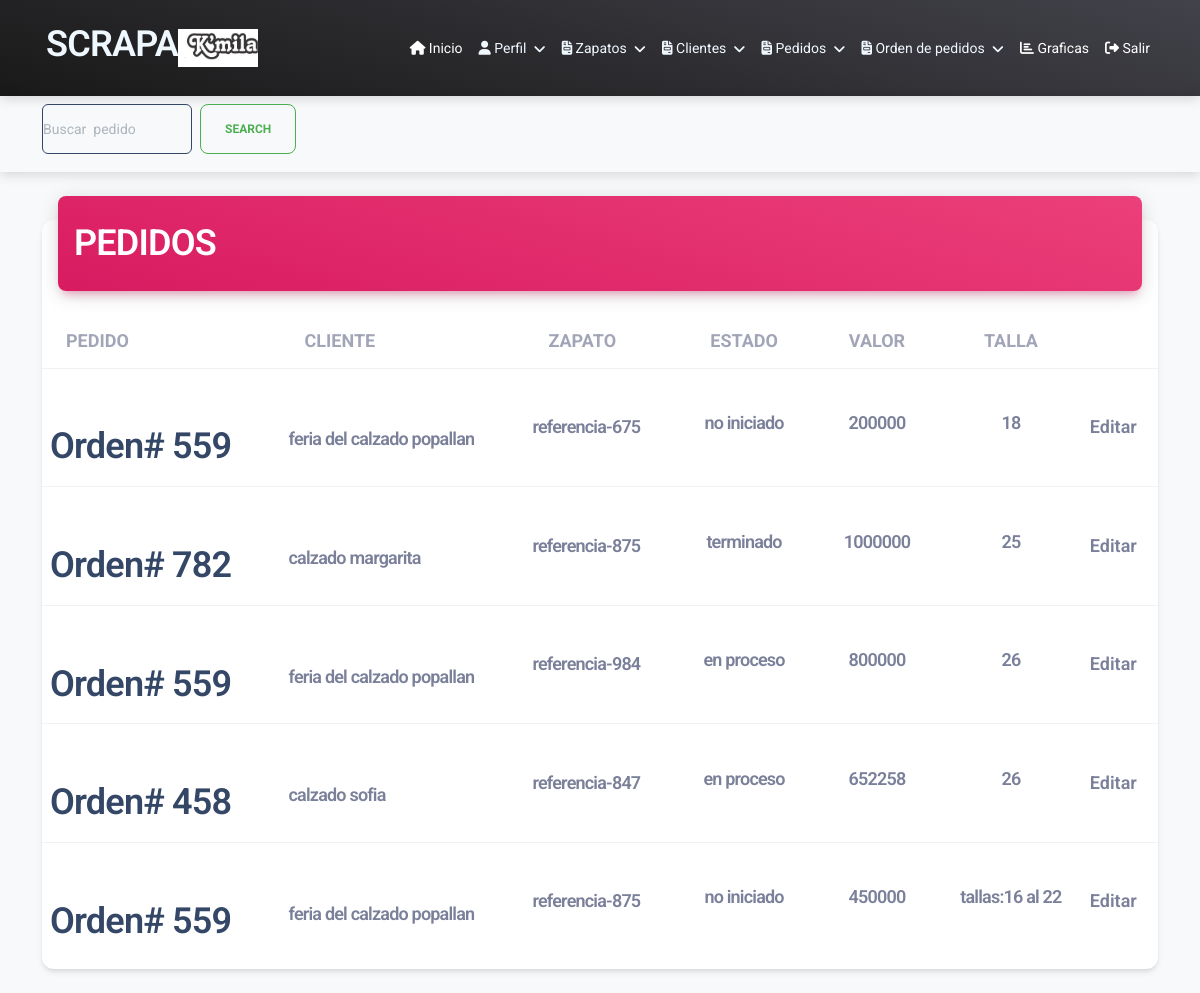
/pedidos/ (signed in), run on the app's committed database.
### usuairo/models.py (models this page shows, shortened)
class UserProfile(models.Model):
    user = models.OneToOneField(User, on_delete=models.CASCADE)
    logo = models.ImageField(upload_to='images/', blank=True, null=True)
    telefono = models.CharField(max_length=20, blank=True)
    correo = models.EmailField(blank=True)
    nombre_empresa = models.CharField(max_length=100,default='nombre')

class Pedido (models.Model):
    user = models.ForeignKey(User, on_delete=models.CASCADE)
    zapato = models.ForeignKey(Zapato , on_delete=models.CASCADE)
    factura = models.ForeignKey(Factura , on_delete=models.CASCADE,related_name='pedidos')
    estado = models.CharField(max_length=50, choices=ESTADO_DE_COMPRA ,default='no iniciado')
    canitdad=models.IntegerField(default=0)
    talla = models.CharField(max_length=60,default='tallas:')
    valor=models.IntegerField(default=0)
    fecha_pedido = models.DateField(default=timezone.now)

class Factura (models.Model):
    user = models.ForeignKey(User, on_delete=models.CASCADE)
    cliente = models.ForeignKey(cliente , on_delete=models.CASCADE)
    fecha_pedido=models.DateField()
    pago =  models.BooleanField(default=False)
    fecha_de_entrega=models.DateField(blank=True, null=True)
    total = models.DecimalField(max_digits=10, decimal_places=2, default=0)
    nombre=models.CharField(max_length=60,default='Orden-#')

class cliente (models.Model):
    nombre=models.CharField(max_length=100)
    correo=models.EmailField(max_length=254)
    numero=models.IntegerField()
    dirreccion=models.CharField( max_length=150)
    departamento=models.ForeignKey(Departamento, on_delete=models.CASCADE)
    ciudad =models.ForeignKey(Ciudad, on_delete=models.CASCADE)
    user = models.ForeignKey(User , on_delete=models.CASCADE)
    local =models.CharField(max_length=100)

class Zapato (models.Model):
    nombre=models.CharField(max_length=100)
    color=models.CharField(max_length=50)
    tipo = models.CharField(max_length=50, choices=TIPO_ZAPATO_CHOICES)
    user = models.ForeignKey(User , on_delete=models.CASCADE)
    foto= models.ImageField(upload_to='images/', null=True, blank=True)

### usuairo/views.py (the view)
# urls.py: path('pedidos/',views.pedidos,name='pedidos'),
@login_required
def pedidos(request):
     pedidos=Pedido.objects.filter(user=request.user)
     return render(request,'pedido.html',{'pedidos':pedidos})

### usuairo/templates/pedido.html (shortened to what this page needs)
{% extends "index.html" %}
{% block content  %}
  <nav class="navbar navbar-expand-lg bg-body-tertiary justify-content-end">
    <div class="container-fluid justify-content-end">
      <div class="collapse navbar-collapse" id="navbar" style="height: 150spx; width: 200px;">
        <div class="container">
          <form class="d-flex " role="search"  action="{% url 'search_pedido' %}" method="GET"  style="width: 300px; height: 60px;">
            <input class="form-control me-2 border border-dark " style="border: black; width: 150px; height: 50px;" type="search" placeholder="Buscar  pedido" aria-label="Search" name="buscar">
            <button class="btn btn-outline-success"  style="height: 50px;" type="submit">Search</button>
          </form>
            </div>
        </div>
      </div>
  </nav>
  <main class="container mt-5">
    <div class="card my-4">
        <div class="card-header p-0 position-relative mt-n4 mx-3 z-index-2">
            <div class="bg-gradient-primary shadow-primary border-radius-lg pt-4 pb-3">
                <h2 class="text-white text-capitalize ps-3">PEDIDOS</h2>
            </div>
        </div>
        <div class="card-body px-0 pb-2">
            <div class="table-responsive p-0">
                <table class="table align-items-center mb-0">
                    <thead>
                        <tr>
                            <th class="text-uppercase text-secondary text-lg font-weight-bolder opacity-7">Pedido</th>
                            <th class="text-uppercase text-secondary text-lg font-weight-bolder opacity-7">Cliente</th>
                            <th class="text-uppercase text-secondary text-lg font-weight-bolder opacity-7">Zapato</th>
                            <th class="text-center text-uppercase text-secondary text-lg font-weight-bolder opacity-7">Estado</th>
                            <th class="text-center text-uppercase text-secondary text-lg font-weight-bolder opacity-7">Valor</th>
                            <th class="text-center text-uppercase text-secondary text-lg font-weight-bolder opacity-7">Talla</th>
                            <th class="text-secondary opacity-7"></th>
                        </tr>
                    </thead>
                    <tbody>
                        {% if pedidos %}
                        {% for pedido in pedidos %}
                        <tr>
                            <td>
                                <h2 class="fw-bold" contextmenu="pedido"><br>{{ pedido.factura.nombre }}</h2>
                            </td>
                            <td  class="fw-bold align-middle " >
                                <h4 class="text-lg text-secondary mb-0" contextmenu="pedido"><br>{{ pedido.factura.cliente.nombre }}</h4>
                            </td>
                            <td>
                                <h4 class="text-lg text-secondary mb-0">{{ pedido.zapato.nombre }}</h4>
                            </td>
                            <td class="align-middle text-center">
                                <h4 class="text-secondary text-lg font-weight-bold">{{ pedido.estado }}</h4>
                            </td>
                            <td class="align-middle text-center">
                                <h4 class="text-secondary text-lg font-weight-bold">{{ pedido.valor }}</h4>
                            </td>
                            <td class="align-middle text-center">
                                <h4 class="text-secondary text-lg font-weight-bold">{{ pedido.talla }}</h4>
                            </td>
                            <td class="align-middle">
                                <a href="{% url 'pedidos_detail' pedido.id %}" class="text-secondary font-weight-bold text-lg" data-toggle="tooltip" data-original-title="Editar pedido">
                                    Editar
                                </a>
                            </td>
                        </tr>
                        {% endfor %}
                    </tbody>
                </table>
                {% else %}
                <p>No se encontraron resultados para la búsqueda.</p>
             {% endif %}
            </div>
        </div>
    </div>
</main>
{% endblock  %}

### usuairo/templates/index.html (shortened to what this page needs)
<!DOCTYPE html>
{% load static %}
<html lang="en">
  <head>
<link href="{% static 'assets/css/nucleo-icons.css' %}" rel="stylesheet" />
<link href="{% static 'assets/css/nucleo-svg.css' %}" rel="stylesheet" />
<link id="pagestyle" href="{% static 'assets/css/material-dashboard.css' %}" rel="stylesheet" />
  </head>
  <body class="g-sidenav-show  bg-gray-100">
    <nav class="navbar navbar-expand-lg bg-gradient-dark navbar-dark fixed-start">
      <div class="container">
               <div>              <h2
                style="color: aliceblue;"  class="ms-1 font-weight-bold">SCRAPA</h2></div>
               {% if user.is_authenticated %}
               <div class="d-flex align-items-center ms-auto">
                   {% if user.userprofile.logo %}
                   <img src="{{ user.userprofile.logo.url }}" alt="Logo" class="user-logo" style="width: 80px; height: 80px; object-fit: contain; margin-right: 10px;">
                   {% endif %}
               </div>
           {% endif %}
          <div class="collapse navbar-collapse" id="navbarSupportedContent">
              <ul class="navbar-nav ms-auto">
                  {% if user.is_authenticated %}
                  <li class="nav-item">
                    <a class="nav-link active" href="/inicio">
                        <i class="fas fa-home"></i>
                        Inicio
                    </a>
                </li>
                <li class="nav-item dropdown">
                    <a class="nav-link dropdown-toggle" href="#" id="navbarDropdown"  style="color: aliceblue;" role="button" data-bs-toggle="dropdown" aria-expanded="false">
                        <i class="fas fa-user"></i>
                        Perfil
                    </a>
                </li>
                  <li class="nav-item dropdown">
                    <a class="nav-link dropdown-toggle" href="#" id="navbarDropdown"  style="color: aliceblue;" role="button" data-bs-toggle="dropdown" aria-expanded="false">
                        <i class="fas fa-file-invoice"></i>
                        Zapatos
                    </a>
                </li>
                  <li class="nav-item dropdown">
                    <a class="nav-link dropdown-toggle" href="#" id="navbarDropdown"  style="color: aliceblue;" role="button" data-bs-toggle="dropdown" aria-expanded="false">
                        <i class="fas fa-file-invoice"></i>
                        Clientes
                    </a>
                </li>
                <li class="nav-item dropdown">
                    <a class="nav-link dropdown-toggle" href="#" id="navbarDropdown"  style="color: aliceblue;" role="button" data-bs-toggle="dropdown" aria-expanded="false">
                        <i class="fas fa-file-invoice"></i>
                        Pedidos
                    </a>
                </li>
                  <li class="nav-item dropdown">
                    <a class="nav-link dropdown-toggle" href="#" id="navbarDropdown"  style="color: aliceblue;" role="button" data-bs-toggle="dropdown" aria-expanded="false">
                        <i class="fas fa-file-invoice"></i>
                        Orden de pedidos
                    </a>
                </li>
                <li class="nav-item">
                    <a class="nav-link active" href="/graficas">
                        <i class="fas fa-chart-bar"></i>
                        Graficas
                    </a>
                </li>
                  <li class="nav-item">
                      <a class="nav-link active" href="/logaut">
                          <i class="fas fa-sign-out-alt"></i>
                          Salir
                      </a>
                  </li>
                  {% endif %}
              </ul>
          </div>
      </div>
  </nav>
  </body>
 {% block content %}
    {% endblock %}
</html>

### data on the page
Pedido: factura.nombre "Orden# 559", factura.cliente.nombre "feria del calzado popallan", zapato.nombre "referencia-675", estado "no iniciado", valor "200000", talla "18"
Pedido: factura.nombre "Orden# 782", factura.cliente.nombre "calzado margarita", zapato.nombre "referencia-875", estado "terminado", valor "1000000", talla "25"
Pedido: factura.nombre "Orden# 559", factura.cliente.nombre "feria del calzado popallan", zapato.nombre "referencia-984", estado "en proceso", valor "800000", talla "26"
Pedido: factura.nombre "Orden# 458", factura.cliente.nombre "calzado sofia", zapato.nombre "referencia-847", estado "en proceso", valor "652258", talla "26"
Pedido: factura.nombre "Orden# 559", factura.cliente.nombre "feria del calzado popallan", zapato.nombre "referencia-875", estado "no iniciado", valor "450000", talla "tallas:16 al 22"
